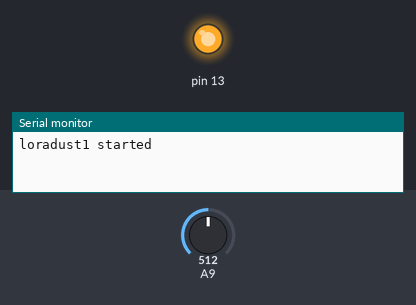
A sketch run on a simulated Arduino Mega 2560, built with avr-gcc and run on an emulated ATmega2560. Parts: output pins drawn as LEDs (lit = HIGH), the last lines printed to the serial monitor. The test bench sets the inputs (shaded band); at power-on: A9 = 512.

Above: at 3.0 s.
At 16.0 s:
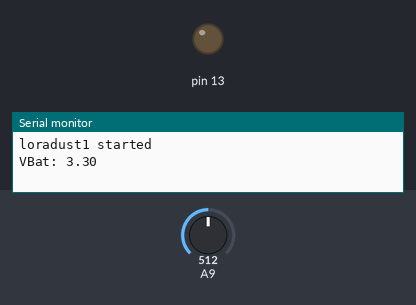
Timing chart, 0 to 33.8 s (numbered marks = the images above):
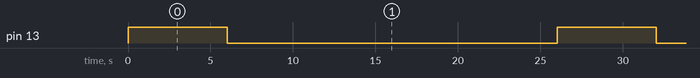

The sketch:

loradust1.ino
```cpp
// based on https://github.com/ricki-z/SDS011
// based on https://github.com/crystaldust/sds018
// Author: marcus@4xb.de
// Date: 2017-04-14Z

// hookup from SDS018 to feather - TX to RX and RX to TX via a level shifter, 5V to a 5v boost converter, GND to GND, that's it

// use sleep once all of your debugging is through
//#include "Adafruit_SleepyDog.h"

void setup() {
  // Serial0 for console log, Serial1 for conmmunication with the device.
  // This is tested adafruit feather 32u4 with lora modem which provides more than one serial port.
  // For uno, drop the console log and use Serial0 as the device conmmunication channel.
  while (!Serial); // only needed on feathers
  Serial.begin( 115200 );
  Serial.println("loradust1 started");
  Serial1.begin( 9600, SERIAL_8N1 );
  wakeup_dust(); // sensor might have been turned off
  pinMode(13, OUTPUT);
}

void loop() {
  digitalWrite(13, HIGH);
  delay(1000); measure_dust();
  delay(1000); measure_dust();
  delay(1000); measure_dust();
  delay(1000); measure_dust();
  delay(1000); measure_dust();
  delay(1000); measure_dust();
  measure_bat();
  digitalWrite(13, LOW);

  sleep_dust();
  delay(20000);
  // use sleep once all of your debugging is through
  //radio.sleep();
  //Watchdog.sleep(20000);
  wakeup_dust();
  Serial.println("loradust1 woken up");
}

void measure_bat() {
  float measuredvbat = analogRead(A9);
  measuredvbat *= 2;    // we divided by 2, so multiply back
  measuredvbat *= 3.3;  // Multiply by 3.3V, our reference voltage
  measuredvbat /= 1024; // convert to voltage
  Serial.print("VBat: " ); Serial.println(measuredvbat);
}

void measure_dust() {
  uint8_t mData = 0;
  uint8_t mPkt[10] = {0};
  uint8_t mCheck = 0;
  while( Serial1.available() > 0 ) {
    for( int i=0; i<10; ++i ) {
      mPkt[i] = Serial1.read();
      //Serial.println( mPkt[i], HEX );
    }
    if( 0xC0 == mPkt[1] ) {
      // Read dust density.
      // Check
      uint8_t sum = 0;
      for( int i=2; i<=7; ++i ) {
        sum += mPkt[i];
      }
      if( sum == mPkt[8] ) {
        uint8_t pm25Low   = mPkt[2];
        uint8_t pm25High  = mPkt[3];
        uint8_t pm10Low   = mPkt[4];
        uint8_t pm10High  = mPkt[5];

        float pm25 = ( ( pm25High * 256.0 ) + pm25Low ) / 10.0;
        float pm10 = ( ( pm10High * 256.0 ) + pm10Low ) / 10.0;

        Serial.print( "PM2.5: " );
        Serial.print( pm25 );
        Serial.print( "\nPM10 :" );
        Serial.print( pm10 );
        Serial.println();
      }
    }

    Serial1.flush();
  }
}

static const byte SLEEPCMD[19] = {
  0xAA, // head
  0xB4, // command id
  0x06, // data byte 1
  0x01, // data byte 2 (set mode)
  0x00, // data byte 3 (sleep)
  0x00, // data byte 4
  0x00, // data byte 5
  0x00, // data byte 6
  0x00, // data byte 7
  0x00, // data byte 8
  0x00, // data byte 9
  0x00, // data byte 10
  0x00, // data byte 11
  0x00, // data byte 12
  0x00, // data byte 13
  0xFF, // data byte 14 (device id byte 1)
  0xFF, // data byte 15 (device id byte 2)
  0x05, // checksum
  0xAB  // tail
};


void sleep_dust() {
  for (uint8_t i = 0; i < 19; i++) {
    Serial1.write(SLEEPCMD[i]);
  }
  Serial1.flush();
  while (Serial1.available() > 0) {
    Serial1.read();
  }
}

void wakeup_dust() {
  Serial1.write(0x01);
  Serial1.flush();
}
```

Measured:
- by itself, pin 13: alternates HIGH for 6.0 s and LOW for 20.0 s
